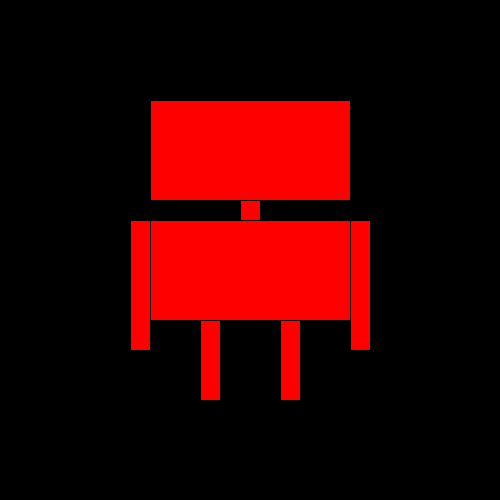
Frame 1 (no input)
Frame 60 (the mouse pressed at the canvas centre just before this capture): identical to frame 1, image omitted
Frame 120 (the mouse held since frame 60 and released just before this capture): identical to frame 1, image omitted

The Processing sketch that drew this single still picture (run headless with seeded random() and noise(); from frame 60 on, the mouse is pressed at the canvas centre):

// Processing sketch: Robot_09_Color_Var_mood
// ── Robot_09_Color_Var_mood.pde
/* 
 *  Roboter 08
 *  HSV (Hue Saturation Value) == HSB (Hue Saturation Blackness)
 *  https://en.wikipedia.org/wiki/HSL_and_HSV
 *  HKB 16 Creative Coding, MF
 */


int dicke=200;
int mitteX;
int mitteY;
int armdicke=20;
int beindicke=20;


float mood=0;
float intensity=255;


void setup() {
  size(500, 500);
  mitteX=width/2;
  mitteY=height/2;
}

void draw() {
  background(0);
  stroke(0);

  colorMode(HSB);
  fill(mood, intensity, 255);
  rect(mitteX-dicke/2, 100, dicke, 100); // head

  //Body
  rect(mitteX-10, 200, 20, 20);
  rect(mitteX-dicke/2, 220, dicke, 100); 

  //Arms
  rect(mitteX-dicke/2-armdicke, 220, armdicke, 130); // Left Arm
  rect(mitteX+dicke/2, 220, armdicke, 130); // Right Arm

  //Legs
  rect(mitteX-30-beindicke, 320, beindicke, 80); // Left Leg
  rect(mitteX+30, 320, beindicke, 80); // Right Leg
  
    stroke(150,150,255);

  
  
}

void mouseMoved() {
  mood=map(mouseY, 500, 0, 0, 255);
  intensity=map(mouseX, 500, 0, 0, 255);
}
